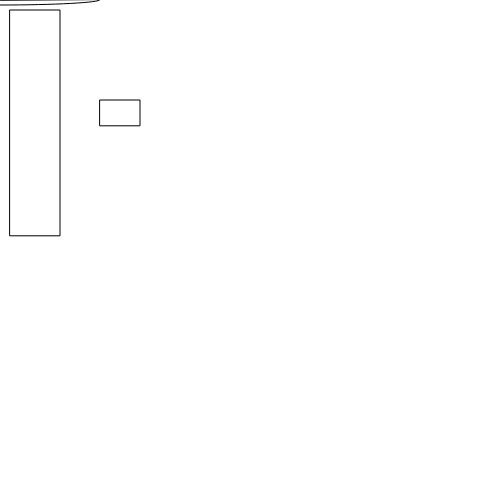
Frame 1 (no input)
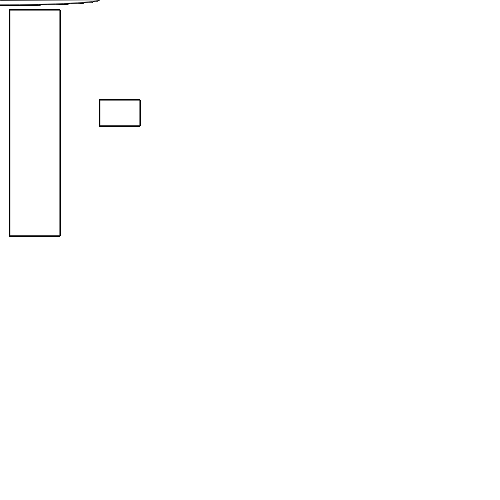
Frame 60 (no input)
Frame 120 (the mouse pressed at the canvas centre since frame 60): identical to frame 60, image omitted

The p5.js sketch that drew these frames (run headless with seeded random() and noise() and a simulated clock; from frame 60 on, the mouse is pressed at the canvas centre):

// p5.js sketch
// ── sketch.js
function setup(){
    createCanvas(500, 500)
}

function draw(){
    const height = windowHeight/20
    if(mouseX < 200 && mouseY < 300){
        arc(mouseX, mouseY, 200, 10, 0, radians(230), PIE)
    }
    rect(100, 100, 40, height)
    rect(10,10,50,height +200)

}
